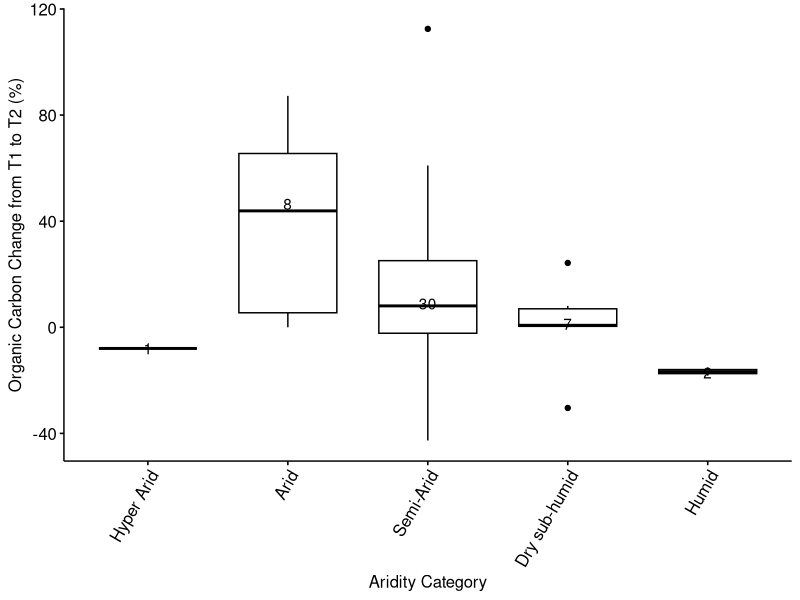
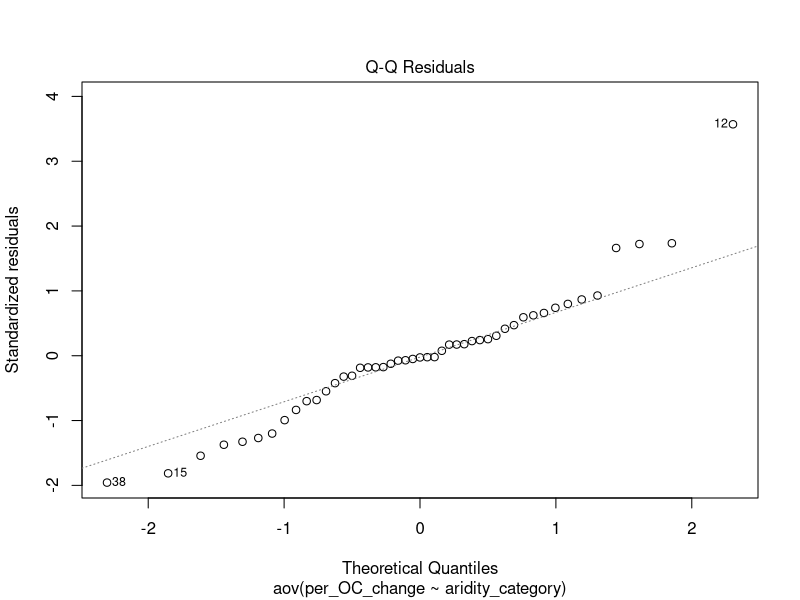
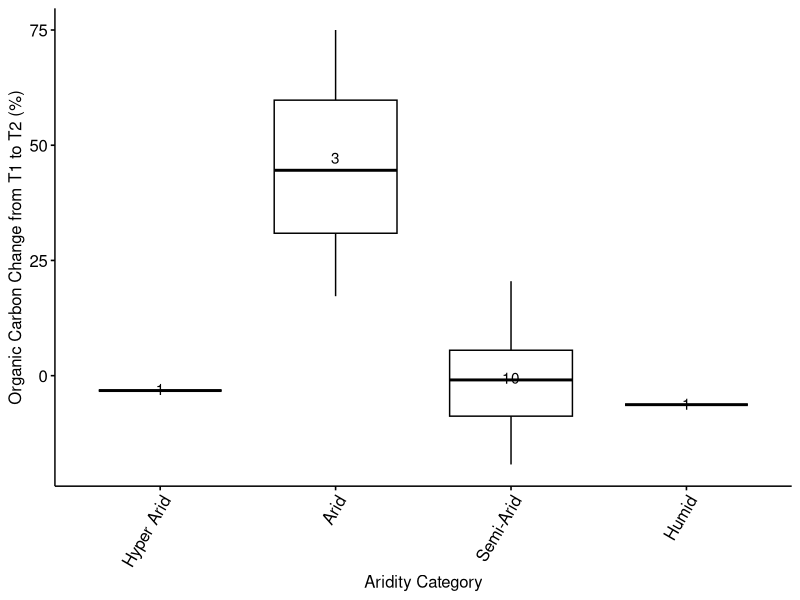
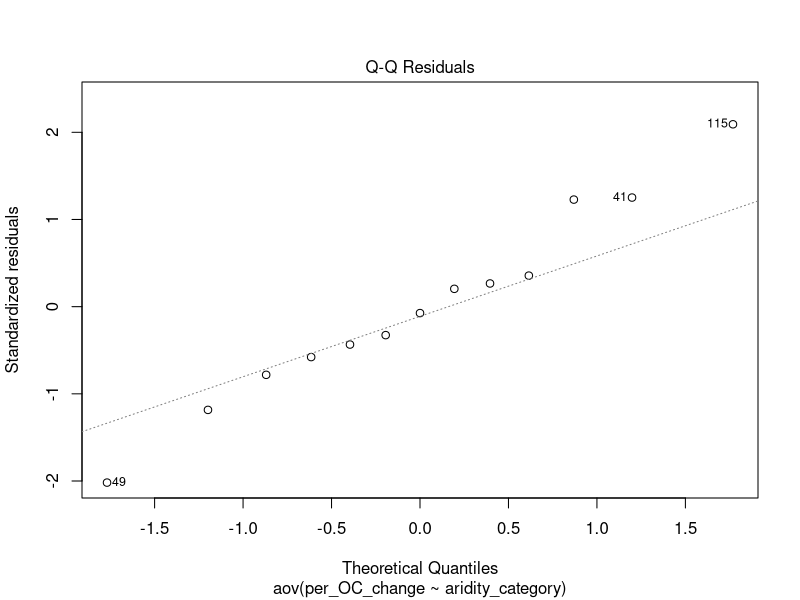
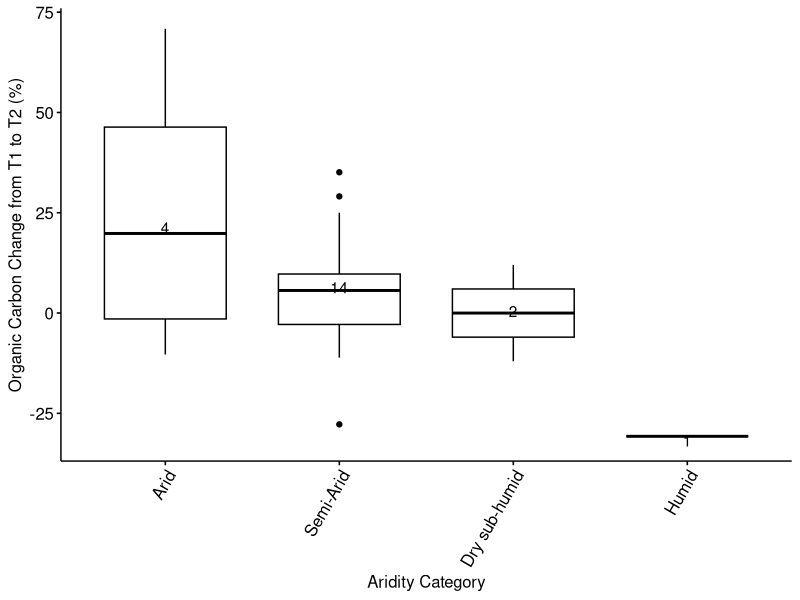
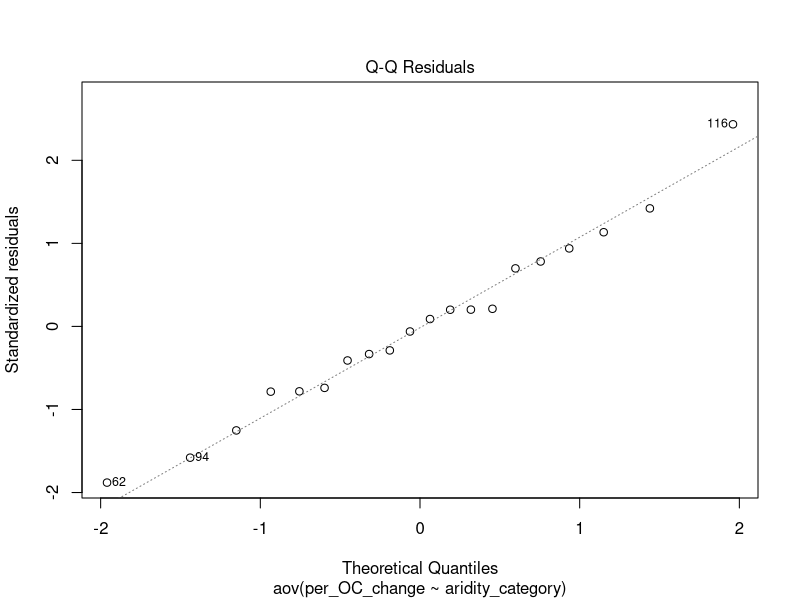
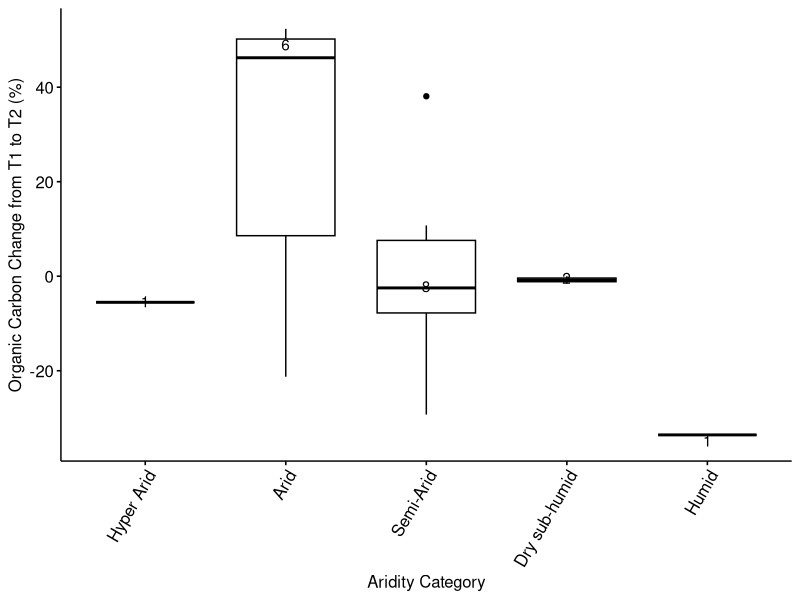
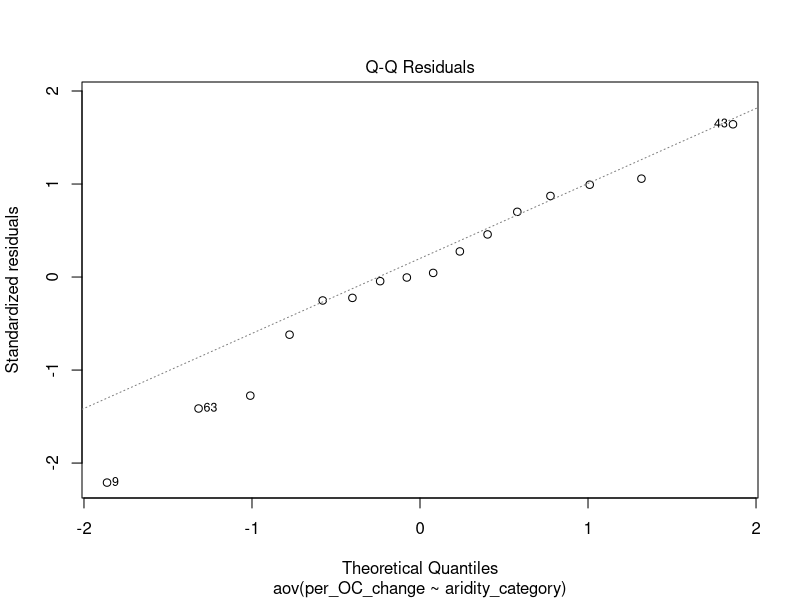

Reproduce these figures in R, in order.
## ---- chunk 1
# Load dataset
suppressWarnings(suppressMessages({
    library(tidyverse)
    library(ggpubr)
}))
## ---- chunk 2
# Load dataset
suppressWarnings(suppressMessages({
    datacsv <- read_csv("datasets/irrt1vt2_estBD_mar27.csv")
    dataset <- data.frame(datacsv)
}))
## ---- chunk 3
# Remove outliers
temp_dataset <- split(dataset, dataset$ref_num=="24")
dataset <- temp_dataset$'FALSE'

temp_dataset <- split(dataset, dataset$ref_num=="19")
dataset <- temp_dataset$'FALSE'
## ---- chunk 4
# Factor whole dataset
dataset[sapply(dataset, is.character)] <- lapply(dataset[sapply(dataset, is.character)], as.factor)

# Store rows without N+ and N- pairings in a temporary variable
tempData1a <- split(dataset, dataset$N_pair=="no")
dataseta <- tempData1a$'TRUE'

# For rows that do have a N+ and N- paring, store only the N- rows in a temporary variable
tempData1b <- split(dataset, dataset$N_pair_state=="N+")
datasetb <- tempData1b$'FALSE'

# Combine the two temporary variables into a unified dataset without the N+ treatments where such pairings exist in the dataset
dataset <- rbind(dataseta, datasetb)

# Separate out the 0 - 10 cm depth incrememt
tempData2 <- split(dataset, dataset$depth_cat_2=="0-10cm")
depth_10 <- tempData2$'TRUE'

# Separate out the 10 - 20 cm depth incrememt
tempData2 <- split(dataset, dataset$depth_cat_2=="10-20cm")
depth_20 <- tempData2$'TRUE'

# Separate out the 20 - 30 cm depth incrememt
tempData2 <- split(dataset, dataset$depth_cat_2=="20-30cm")
depth_30 <- tempData2$'TRUE'

# Separate out the 30+ cm depth incrememt
tempData2 <- split(dataset, dataset$depth_cat_2=="30+cm")
depth_30p <- tempData2$'TRUE'
## ---- chunk 5
# function for number of observations 
give.n <- function(x){
  return(c(y = median(x)*1.05, label = length(x))) 
  # experiment with the multiplier to find the perfect position
}

# function for mean labels
mean.n <- function(x){
  return(c(y = median(x)*0.97, label = round(mean(x),2))) 
  # experiment with the multiplier to find the perfect position
}
## ---- chunk 6
# function for number of observations 
give.n <- function(x){
  return(c(y = median(x)*1.05, label = length(x))) 
  # experiment with the multiplier to find the perfect position
}

# function for mean labels
mean.n <- function(x){
  return(c(y = median(x)*0.97, label = round(mean(x),2))) 
  # experiment with the multiplier to find the perfect position
}
## ---- chunk 7
# Boxplot to visualize the average percent change for each aridity category
p <- ggboxplot(depth_10, x="aridity_category", y="per_OC_change", 
          #color = "depth_cat_2", palette = c("#00AFBB", "#E7B800", "#71f442", "#fc79e6"),
          order = c("Hyper Arid", "Arid", "Semi-Arid", "Dry sub-humid", "Humid"),
          ylab = "Organic Carbon Change from T1 to T2 (%)", xlab = "Aridity Category")
p + stat_summary(fun.data = give.n, geom = "text", fun = median, position = position_nudge(y = 0.5)) + theme(axis.text.x = element_text(angle = 60, hjust = 1))
## ---- chunk 8
# ANOVA and Tukey's for above boxplot
aov_0_10_per_C <- aov(per_OC_change ~ aridity_category, data = depth_10)
summary(aov_0_10_per_C)
plot(aov_0_10_per_C, 2)

TukeyHSD(aov_0_10_per_C)
## ---- chunk 9
# Boxplot to visualize the average percent change for each aridity category
p2 <- ggboxplot(depth_20, x="aridity_category", y="per_OC_change", 
          #color = "depth_cat_2", palette = c("#00AFBB", "#E7B800", "#71f442", "#fc79e6"),
          order = c("Hyper Arid", "Arid", "Semi-Arid", "Dry sub-humid", "Humid"),
          ylab = "Organic Carbon Change from T1 to T2 (%)", xlab = "Aridity Category")
p2 + stat_summary(fun.data = give.n, geom = "text", fun = median, position = position_nudge(y = 0.5)) + theme(axis.text.x = element_text(angle = 60, hjust = 1))
## ---- chunk 10
# ANOVA and Tukey's for above boxplot
aov_10_20_per_C <- aov(per_OC_change ~ aridity_category, data = depth_20)
summary(aov_10_20_per_C)
plot(aov_10_20_per_C, 2)

TukeyHSD(aov_10_20_per_C)
## ---- chunk 11
# Boxplot to visualize the average percent change for each aridity category
p3 <- ggboxplot(depth_30, x="aridity_category", y="per_OC_change", 
          #color = "depth_cat_2", palette = c("#00AFBB", "#E7B800", "#71f442", "#fc79e6"),
          order = c("Hyper Arid", "Arid", "Semi-Arid", "Dry sub-humid", "Humid"),
          ylab = "Organic Carbon Change from T1 to T2 (%)", xlab = "Aridity Category")
p3 + stat_summary(fun.data = give.n, geom = "text", fun = median, position = position_nudge(y = 0.5)) + theme(axis.text.x = element_text(angle = 60, hjust = 1))
## ---- chunk 12
# ANOVA and Tukey's for above boxplot
aov_20_30_per_C <- aov(per_OC_change ~ aridity_category, data = depth_30)
summary(aov_20_30_per_C)
plot(aov_20_30_per_C, 2)

TukeyHSD(aov_20_30_per_C)
## ---- chunk 13
# Boxplot to visualize the average percent change for each aridity category
p4 <- ggboxplot(depth_30p, x="aridity_category", y="per_OC_change", 
          #color = "depth_cat_2", palette = c("#00AFBB", "#E7B800", "#71f442", "#fc79e6"),
          order = c("Hyper Arid", "Arid", "Semi-Arid", "Dry sub-humid", "Humid"),
          ylab = "Organic Carbon Change from T1 to T2 (%)", xlab = "Aridity Category")
p4 + stat_summary(fun.data = give.n, geom = "text", fun = median, position = position_nudge(y = 0.5)) + theme(axis.text.x = element_text(angle = 60, hjust = 1))
## ---- chunk 14
# ANOVA and Tukey's for above boxplot
aov_30p_per_C <- aov(per_OC_change ~ aridity_category, data = depth_30p)
summary(aov_30p_per_C)
plot(aov_30p_per_C, 2)

TukeyHSD(aov_30p_per_C)
## ---- chunk 15
# Boxplot to visualize the average percent change for each aridity category
p5 <- ggboxplot(dataset, x="aridity_category", y="per_OC_change", 
          color = "depth_cat_2", palette = c("#00AFBB", "#E7B800", "#71f442", "#fc79e6"),
          order = c("Hyper Arid", "Arid", "Semi-Arid", "Dry sub-humid", "Humid"),
          ylab = "Organic Carbon Change from T1 to T2 (%)", xlab = "Aridity Category")
p5 + stat_summary(fun.data = give.n, geom = "text", fun = median, position = position_nudge(y = 0.5)) + theme(axis.text.x = element_text(angle = 60, hjust = 1))
